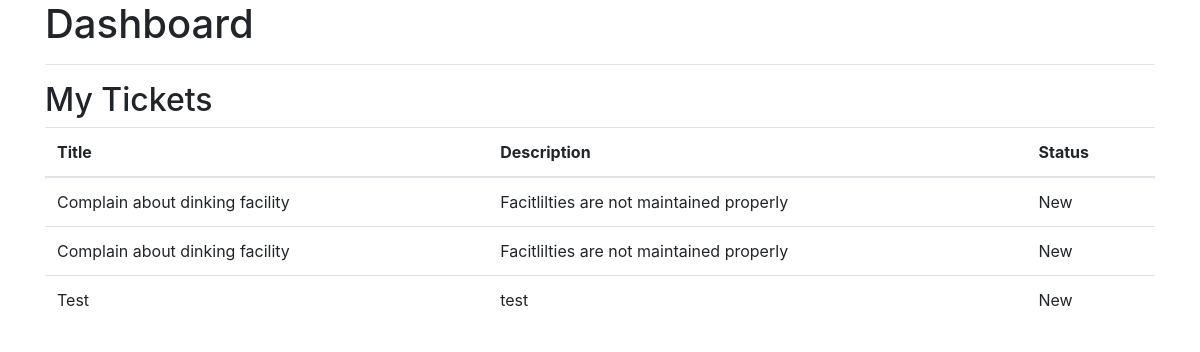
/dashboard (signed in), run on the app's committed database.
### app/models.py (models this page shows)
class Ticket(db.Model):
    id = db.Column(db.Integer, primary_key=True)
    title = db.Column(db.String(100), nullable=False)
    description = db.Column(db.Text, nullable=False)
    status = db.Column(db.String(20), default='New')  # Consider using an enum
    creator_id = db.Column(db.Integer, db.ForeignKey('user.id'), nullable=False)
    creator = db.relationship('User', backref='tickets')

### app/__init__.py (the view)
    @app.route('/dashboard')
    @login_required
    def dashboard():
        if current_user.is_hr:
            tickets = Ticket.query.all()  # HR sees all tickets
        else:
            tickets = Ticket.query.filter_by(creator_id=current_user.id)  # Associates see only their tickets
        return render_template('dashboard.html', tickets=tickets)

### app/__init__.py (called while the page is built)
@login_manager.user_loader
def load_user(user_id):
    return User.query.get(int(user_id))

### app/templates/dashboard.html (shortened to what this page needs)
<!DOCTYPE html>
<html lang="en">
<head>
    <link rel="stylesheet" href="https://stackpath.bootstrapcdn.com/bootstrap/4.5.2/css/bootstrap.min.css">
</head>
<body>
    <div class="container">
        <h1>Dashboard</h1>
        <hr>
        <h2>My Tickets</h2>
        {% if tickets %}
            <table class="table">
                <thead>
                    <tr>
                        <th>Title</th>
                        <th>Description</th>
                        <th>Status</th>
                    </tr>
                </thead>
                <tbody>
                    {% for ticket in tickets %}
                        <tr>
                            <td>{{ ticket.title }}</td>
                            <td>{{ ticket.description }}</td>
                            <td>{{ ticket.status }}</td>
                        </tr>
                    {% endfor %}
                </tbody>
            </table>
        {% else %}
            <p>No tickets found.</p>
        {% endif %}
    </div>
</body>
</html>

### data on the page
Ticket: title "Complain about dinking facility", description "Facitlilties are not maintained properly", status "New"
Ticket: title "Complain about dinking facility", description "Facitlilties are not maintained properly", status "New"
Ticket: title "Test", description "test", status "New"
